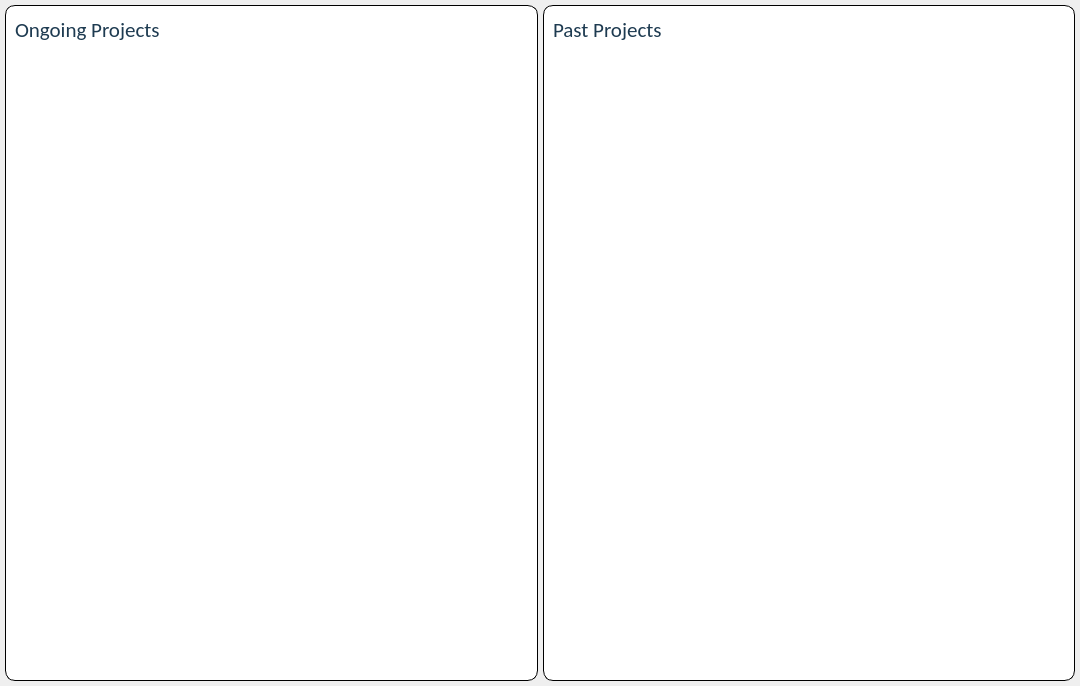
           <widget class="QWidget" name="Projects">
            <property name="minimumSize">
             <size>
              <width>1080</width>
              <height>686</height>
             </size>
            </property>
            <property name="maximumSize">
             <size>
              <width>2160</width>
              <height>1400</height>
             </size>
            </property>
            <layout class="QHBoxLayout" name="horizontalLayout_4">
             <property name="spacing">
              <number>0</number>
             </property>
             <property name="leftMargin">
              <number>0</number>
             </property>
             <property name="topMargin">
              <number>0</number>
             </property>
             <property name="rightMargin">
              <number>0</number>
             </property>
             <property name="bottomMargin">
              <number>0</number>
             </property>
             <item>
              <layout class="QGridLayout" name="gridLayout">
               <property name="leftMargin">
                <number>5</number>
               </property>
               <property name="topMargin">
                <number>5</number>
               </property>
               <property name="rightMargin">
                <number>5</number>
               </property>
               <property name="bottomMargin">
                <number>5</number>
               </property>
               <property name="spacing">
                <number>5</number>
               </property>
               <item row="0" column="0">
                <widget class="QFrame" name="frame">
                 <property name="sizePolicy">
                  <sizepolicy hsizetype="MinimumExpanding" vsizetype="MinimumExpanding">
                   <horstretch>0</horstretch>
                   <verstretch>0</verstretch>
                  </sizepolicy>
                 </property>
                 <property name="minimumSize">
                  <size>
                   <width>200</width>
                   <height>200</height>
                  </size>
                 </property>
                 <property name="maximumSize">
                  <size>
                   <width>900</width>
                   <height>900</height>
                  </size>
                 </property>
                 <property name="cursor">
                  <cursorShape>PointingHandCursor</cursorShape>
                 </property>
                 <property name="styleSheet">
                  <string notr="true">QFrame{
background-color: rgb(255, 255, 255);
border-radius:10px;
border:1px solid;
}
QFrame:hover{     
	border:2px solid rgb(230, 136, 136);
 }</string>
                 </property>
                 <property name="frameShape">
                  <enum>QFrame::StyledPanel</enum>
                 </property>
                 <property name="frameShadow">
                  <enum>QFrame::Raised</enum>
                 </property>
                 <widget class="QLabel" name="label_9">
                  <property name="geometry">
                   <rect>
                    <x>10</x>
                    <y>10</y>
                    <width>200</width>
                    <height>30</height>
                   </rect>
                  </property>
                  <property name="sizePolicy">
                   <sizepolicy hsizetype="Ignored" vsizetype="Ignored">
                    <horstretch>0</horstretch>
                    <verstretch>0</verstretch>
                   </sizepolicy>
                  </property>
                  <property name="font">
                   <font>
                    <family>Calibri</family>
                    <pointsize>16</pointsize>
                   </font>
                  </property>
                  <property name="styleSheet">
                   <string notr="true">border:none;
border-radius:0px;
color: rgb(30, 59, 81);</string>
                  </property>
                  <property name="text">
                   <string>Ongoing Projects</string>
                  </property>
                 </widget>
                </widget>
               </item>
               <item row="0" column="1">
                <widget class="QFrame" name="frame_10">
                 <property name="sizePolicy">
                  <sizepolicy hsizetype="MinimumExpanding" vsizetype="MinimumExpanding">
                   <horstretch>0</horstretch>
                   <verstretch>0</verstretch>
                  </sizepolicy>
                 </property>
                 <property name="minimumSize">
                  <size>
                   <width>200</width>
                   <height>200</height>
                  </size>
                 </property>
                 <property name="maximumSize">
                  <size>
                   <width>900</width>
                   <height>900</height>
                  </size>
                 </property>
                 <property name="cursor">
                  <cursorShape>PointingHandCursor</cursorShape>
                 </property>
                 <property name="styleSheet">
                  <string notr="true">QFrame{
background-color: rgb(255, 255, 255);
border-radius:10px;
border:1px solid;
}
QFrame:hover{     
	border:2px solid rgb(230, 136, 136);
 }</string>
                 </property>
                 <property name="frameShape">
                  <enum>QFrame::StyledPanel</enum>
                 </property>
                 <property name="frameShadow">
                  <enum>QFrame::Raised</enum>
                 </property>
                 <widget class="QLabel" name="label_10">
                  <property name="geometry">
                   <rect>
                    <x>10</x>
                    <y>10</y>
                    <width>200</width>
                    <height>30</height>
                   </rect>
                  </property>
                  <property name="font">
                   <font>
                    <family>Calibri</family>
                    <pointsize>16</pointsize>
                   </font>
                  </property>
                  <property name="styleSheet">
                   <string notr="true">border:none;
border-radius:0px;
color: rgb(30, 59, 81);</string>
                  </property>
                  <property name="text">
                   <string>Past Projects</string>
                  </property>
                 </widget>
                </widget>
               </item>
              </layout>
             </item>
            </layout>
           </widget>
